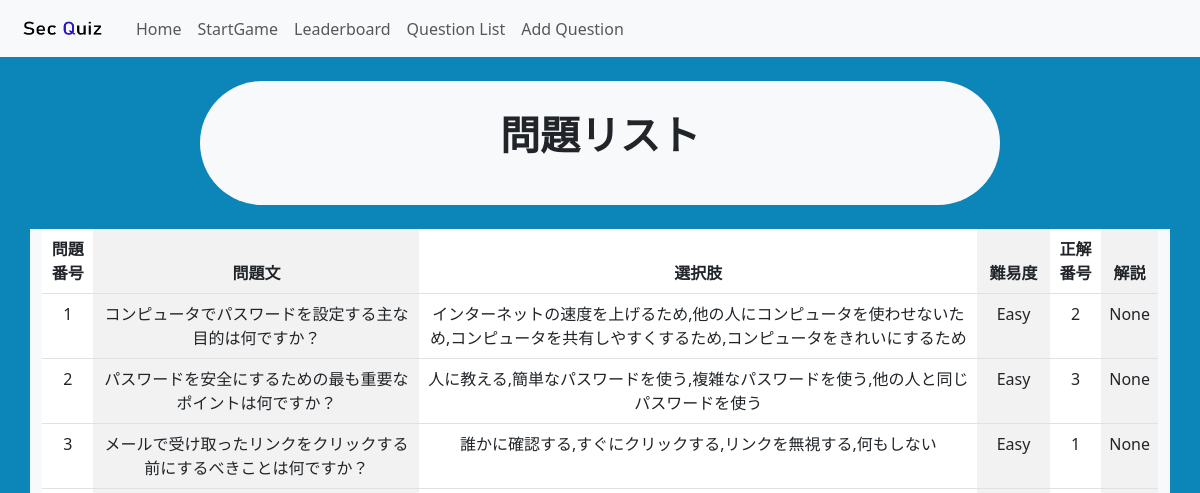
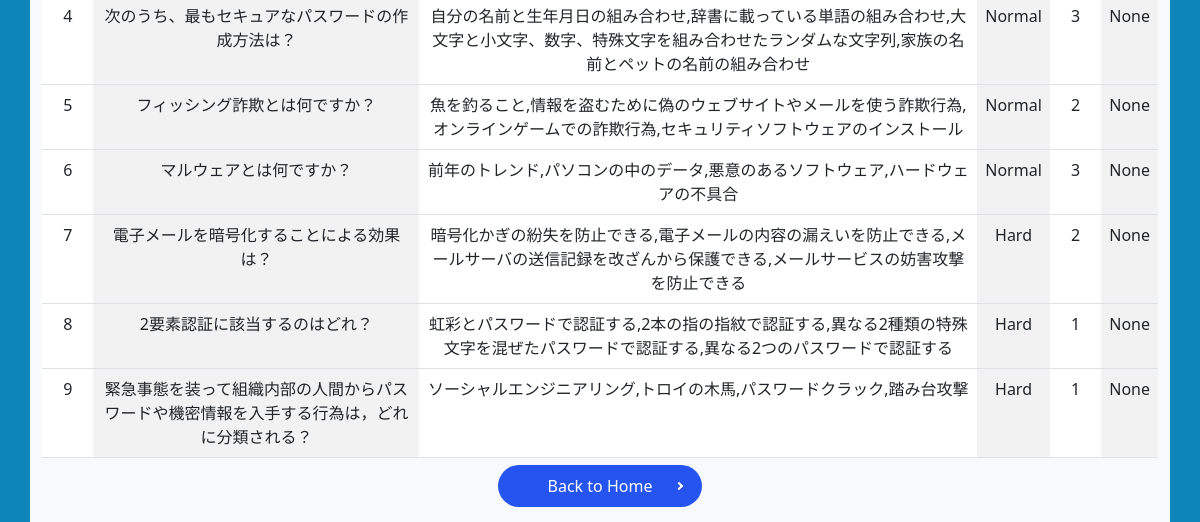
Before: /questions_user with the older database file (2 pictures, top to bottom).
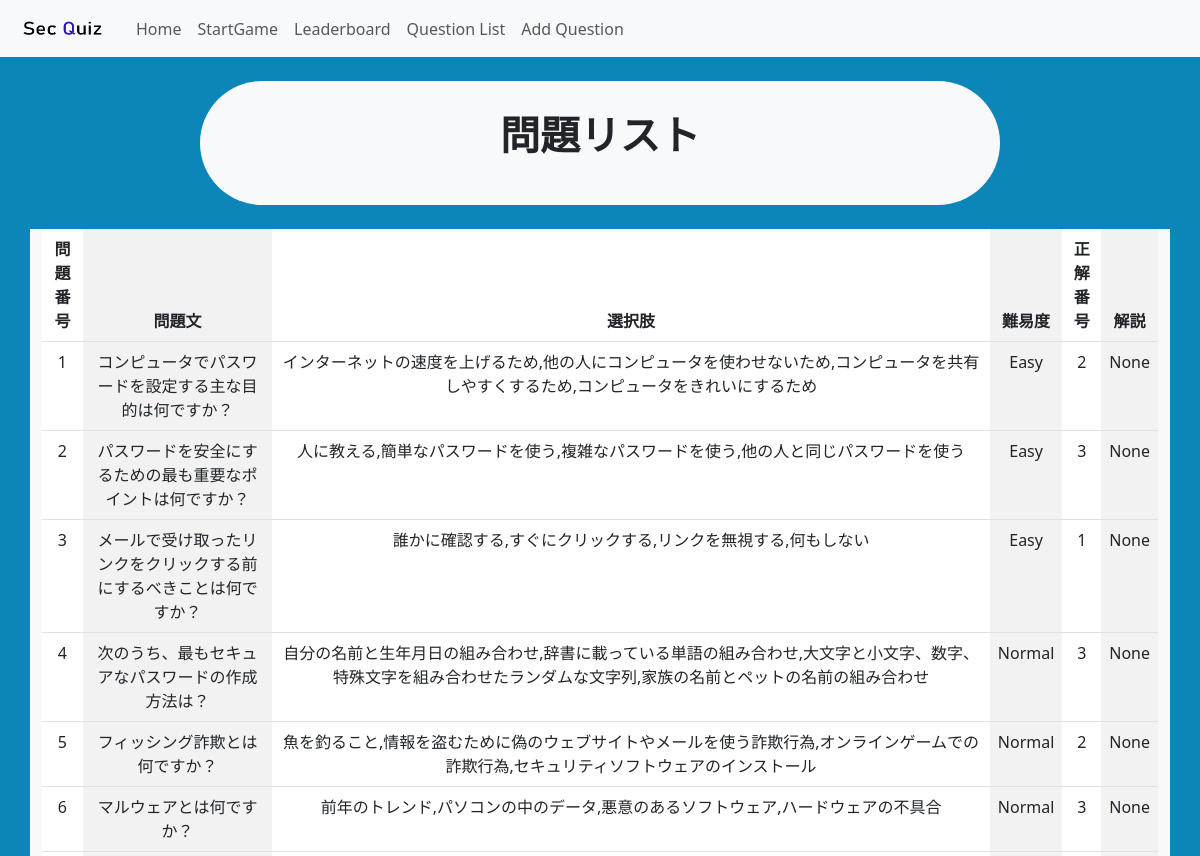
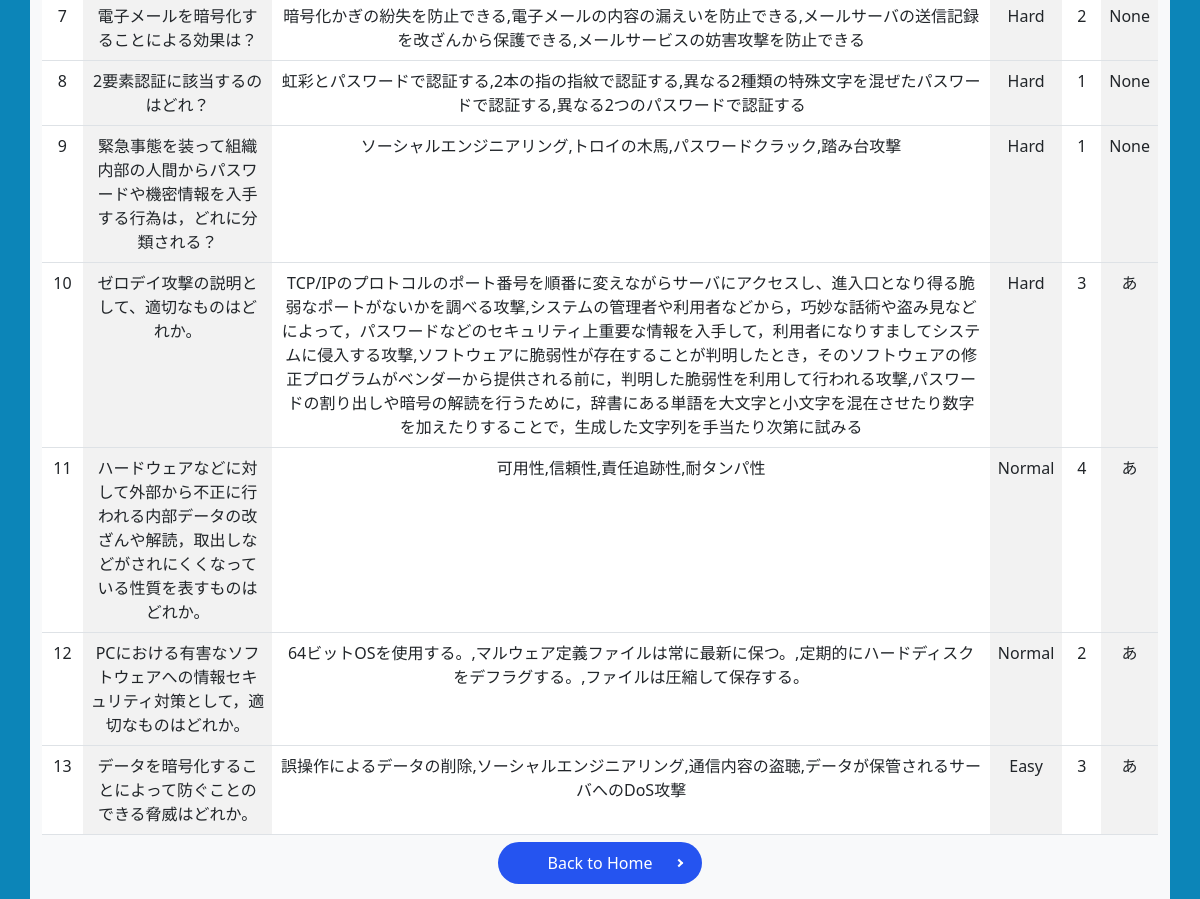
After: the same page with the newer database file (2 pictures, top to bottom).
### app.py (models this page shows)
class Question(db.Model):
    id = db.Column(db.Integer, primary_key=True)
    text = db.Column(db.Text, nullable=False)
    choices = db.Column(db.Text, nullable=False)
    difficulty = db.Column(db.String(50), nullable=False)
    correct_choice = db.Column(db.Integer, nullable=False)
    explain = db.Column(db.Text, nullable=True)

### app.py (the view)
@app.route("/questions_user")
def list_questions():
    questions = Question.query.all()
    number = 0
    numque =[]
    for question in questions:
        number = number + 1
        numque.append((number,question))
    return render_template("user/question_list.html", numque=numque)

### templates/user/question_list.html (shortened to what this page needs)
{% extends 'base.html' %}
{% block body %}
<link rel="stylesheet" href="../../static/css/background.css">
<link rel="stylesheet" href="../../static/css/yajirusi_button.css">
<nav class="navbar navbar-expand-lg bg-body-tertiary">
    <div class="container-fluid">
        <a class="navbar-brand" href="/">
            <img src="../../static/image/secquiz_logo.png" alt="Logo" width="100" height="30"
                class="d-inline-block align-text-top">
        </a>
        <div class="collapse navbar-collapse" id="navbarNav">
            <ul class="navbar-nav">
                <li class="nav-item">
                    <a class="nav-link" aria-current="page" href="/user">Home</a>
                </li>
                <li class="nav-item">
                    <a class="nav-link" href="/start_game">StartGame</a>
                </li>
                <li class="nav-item">
                    <a class="nav-link" href="/leaderboard">Leaderboard</a>
                </li>
                <li class="nav-item">
                    <a class="nav-link" href="/questions_user">Question List</a>
                </li>
                <li class="nav-item">
                    <a class="nav-link" href="/add_question_form">Add Question</a>
                </li>
            </ul>
        </div>
    </div>
</nav><br>
<div class="container-sm bg-light rounded-pill" style="width: 800px;"><br>
    <p class="fs-1 fw-bold text-center">問題リスト</p><br>
</div><br>
<div class="container-sm bg-light text-center" style="width: 1600px;">
    <table class="table table-striped-columns">
        <thead>
            <tr>
                <th>問題番号</th>
                <th>問題文</th>
                <th>選択肢</th>
                <th>難易度</th>
                <th>正解番号</th>
                <th>解説</th>
            </tr>
        </thead>
        <tbody>
            {% for number,question in numque %}
            <tr>
                <td>{{ number }}</td>
                <td>{{ question.text }}</td>
                <td>{{ question.choices }}</td>
                <td>{{ question.difficulty }}</td>
                <td>{{ question.correct_choice }}</td>
                <td>{{ question.explain }}</td>
            </tr>
            {% endfor %}
        </tbody>
    </table>
    <div class="">
        <a href="/user" class="button mb_top">Back to Home</a>
    </div><br>
</div>
{% endblock %}

### templates/base.html (shortened to what this page needs)
<!DOCTYPE html>
<html lang="ja">
<head>
  <link rel="stylesheet" href="{{ url_for('static', filename='css/bootstrap.min.css') }}" />
  <link rel="stylesheet" href="../static/css/background.css">
</head>
<body>
  {% block body %}{% endblock %}
</body>
</html>

### static/css/background.css (style rules this page uses)
a { color: #000000; }
html,body { height: 100%; }
.mb_top { margin-top: 5em; }

### static/css/yajirusi_button.css (style rules this page uses)
.button { position: relative; padding: 10px 50px; color: #fff; border-radius: 50vh; background-color: #2554f0; text-decoration: none; }
.button::after { content: ''; position: absolute; right: 20px; top: 50%; width: 6px; height: 6px; border-top: 2px solid #fff; border-right: 2px solid #fff; transform: translate(0, -50%) rotate(45deg); }

Changed rows visible on the page:
added Question: id "10", text "ゼロデイ攻撃の説明として、適切なものはどれか。", choices "TCP/IPのプロトコルのポート番号を順番に変えながらサーバにアクセスし、進入口となり得る脆弱なポートがないかを調べる攻撃,システムの管理者や利用者などから，巧妙な話術や盗み見などによって，パスワードなどのセキュリティ上重要な情報を入手して，利用者になりすましてシステムに侵入する攻撃,ソフトウェアに脆弱性が存在することが判明したとき，そのソフトウェアの修正プログラムがベンダーから提供される前に，判明した脆弱性を利用して行われる攻撃,パスワードの割り出しや暗号の解読を行うために，辞書にある単語を大文字と小文字を混在させたり数字を加えたりすることで，生成した文字列を手当たり次第に試みる", difficulty "Hard", correct_choice "3", explain "あ"
added Question: id "11", text "ハードウェアなどに対して外部から不正に行われる内部データの改ざんや解読，取出しなどがされにくくなっている性質を表すものはどれか。", choices "可用性,信頼性,責任追跡性,耐タンパ性", difficulty "Normal", correct_choice "4", explain "あ"
added Question: id "12", text "PCにおける有害なソフトウェアへの情報セキュリティ対策として，適切なものはどれか。", choices "64ビットOSを使用する。,マルウェア定義ファイルは常に最新に保つ。,定期的にハードディスクをデフラグする。,ファイルは圧縮して保存する。", difficulty "Normal", correct_choice "2", explain "あ"
added Question: id "13", text "データを暗号化することによって防ぐことのできる脅威はどれか。", choices "誤操作によるデータの削除,ソーシャルエンジニアリング,通信内容の盗聴,データが保管されるサーバへのDoS攻撃", difficulty "Easy", correct_choice "3", explain "あ"
